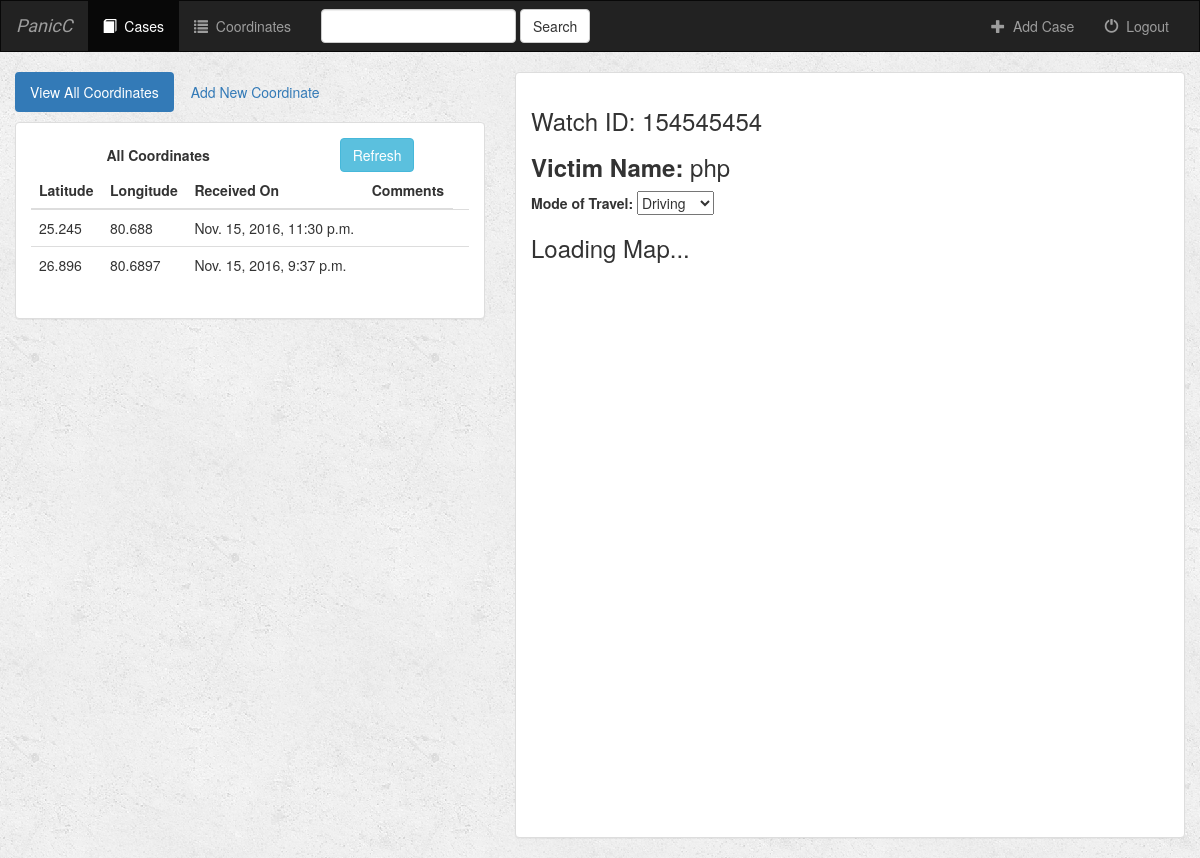
Screenshot of /case/4/ (signed in) with the database file from the repository.
### case/models.py (models this page shows)
class Coordinate(models.Model):  # to store coordinates corresponding to a case
    case = models.ForeignKey(Case, on_delete=models.CASCADE)  # case will be a Foreign key for Coordinates
    latitude = models.CharField(max_length=250)
    longitude = models.CharField(max_length=250)
    date_created = models.DateTimeField(default=datetime.datetime.now)
    is_favorite = models.BooleanField(default=False)
    def __str__(self):
        return self.latitude + '-' + self.longitude

class Case(models.Model):  # to store information for a case, primary key being the case id
    user = models.ForeignKey(User, default=1)  # user will be a Foreign key for a case
    watch_id = models.CharField(max_length=250)
    victim_name = models.CharField(max_length=500)
    date_created = models.DateTimeField(default=datetime.datetime.now)
    def __str__(self):
        return self.watch_id + ' - ' + self.victim_name

### case/views.py (the view)
# urls.py: url(r'^(?P<case_id>[0-9]+)/$', views.detail, name='detail'),
def detail(request, case_id):
    if not request.user.is_authenticated():
        return render(request, 'case/login.html')
    else:
        user = request.user
        case = get_object_or_404(Case, pk=case_id)
        if (case.user == user):
            print("#### valid user ######")
        else:
            print("**** Unauthorized ****")
            return HttpResponse('<h1>Unauthorized...<h1>')
        coord_arr = case.coordinate_set.all().order_by('-date_created')
        if len(coord_arr)>0:
            return render(request, 'case/detail.html', {'case': case, 'coord_arr': coord_arr, 'user': user, 'first_coord': coord_arr[0]}) # we need to pass case for watch_id and victim name
        return render(request, 'case/detail.html', {'case': case, 'coord_arr': coord_arr, 'user': user}) # we need to pass case for watch_id and victim name

### case/templates/case/detail.html (shortened to what this page needs)
{% extends 'case/base.html' %}
{% block cases_active %}active{% endblock %}
{% block body %}
<div class="container-fluid coordinates-container">
    <div class="row">
        <div class="col-md-5">
            <ul class="nav nav-pills" style="margin-bottom: 10px;">
                <li role="presentation" class="active"><a href="{% url 'case:detail' case.id %}">View All Coordinates</a></li>
                <li role="presentation"><a href="{% url 'case:create_coordinate' case.id %}">Add New Coordinate</a></li>
            </ul>
            <div class="panel panel-default">
                <div class="panel-body">
                    <table width="100%" style="border-bottom: hidden;">
                        <tr>
                            <td align="Center"><b>All Coordinates</b></td>
                            <td align="Center"><button type="button" class="btn btn-info" onclick="window.Refresh()">Refresh</button></td>
                        </tr>
                    </table>
                    <table class="table" id="coordinate_table">
                        <thead>
                        <tr>
                            <th>Latitude</th>
                            <th>Longitude</th>
                            <th>Received On</th>
                            <th>Comments</th>
                        </tr>
                        </thead>
                        <tbody>
                        {% for coord_ in coord_arr %}
                            <tr>
                                <td>{{ coord_.latitude }}</td>
                                <td>{{ coord_.longitude }}</td>
                                <td>{{ coord_.date_created }}</td>
                                <td>
                                </td>
                                <td>
                                </td>
                            </tr>
                        {% endfor %}
                        </tbody>
                    </table>
                </div>
            </div>
        </div>
        <div class="col-md-7">
            <div class="panel panel-default">
                <div class="panel-body">
                    <h3>
                        Watch ID: {{ case.watch_id }} <br>
                    </h3>
                    <h3>
                        <b>Victim Name: </b>{{ case.victim_name }}
                    </h3>
                    {% include 'case/map.html' %}
                </div>
            </div>
        </div>
    </div>
</div>
{% endblock %}

### case/static/cases/style.css (style rules this page uses)
body { background: white url("images/background.png"); }

### rows the page displays
Coordinate: latitude "25.245", longitude "80.688", date_created "Nov. 15, 2016, 11:30 p.m."
Coordinate: latitude "26.896", longitude "80.6897", date_created "Nov. 15, 2016, 9:37 p.m."
Case: watch_id "154545454", victim_name "php"
